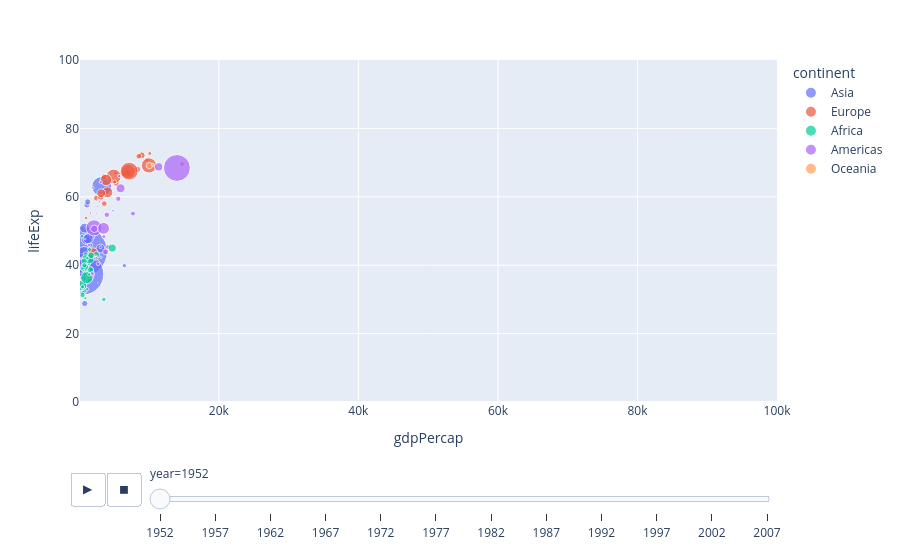

The notebook cell saved with this chart:
### Markdown cell above
* Affichons, par année le PIB brut par habitant en fonction de l'esperence de vie.

### Code cell
fig = px.scatter(df_new, x="gdpPercap", y="lifeExp", animation_frame="year", animation_group="country", color="continent",
                 
                 log_x=False,hover_name="country",size='pop', size_max=55, range_x=[100,100000], range_y=[0,100])


fig.show()

### Figure 1 — Plotly figure (JSON) as saved in the notebook; plotly's stock layout.template omitted (floating-point values rounded to 4 significant figures)
{"data": [{"hovertemplate": "<b>%{hovertext}</b><br><br>continent=Asia<br>year=1952<br>gdpPercap=%{x}<br>lifeExp=%{y}<br>pop=%{marker.size}<extra></extra>", "hovertext": ["Afghanistan", "Bahrain", "Bangladesh", "Cambodia", "China", "Hong Kong, China", "India", "Indonesia", "Iran", "Iraq", "Israel", "Japan", "Jordan", "Korea, Dem. Rep.", "Korea, Rep.", "Kuwait", "Lebanon", "Malaysia", "Mongolia", "Myanmar", "Nepal", "Oman", "Pakistan", "Philippines", "Saudi Arabia", "Singapore", "Sri Lanka", "Syria", "Taiwan", "Thailand", "Vietnam", "West Bank and Gaza", "Yemen, Rep."], "ids": ["Afghanistan", "Bahrain", "Bangladesh", "Cambodia", "China", "Hong Kong, China", "India", "Indonesia", "Iran", "Iraq", "Israel", "Japan", "Jordan", "Korea, Dem. Rep.", "Korea, Rep.", "Kuwait", "Lebanon", "Malaysia", "Mongolia", "Myanmar", "Nepal", "Oman", "Pakistan", "Philippines", "Saudi Arabia", "Singapore", "Sri Lanka", "Syria", "Taiwan", "Thailand", "Vietnam", "West Bank and Gaza", "Yemen, Rep."], "legendgroup": "Asia", "marker": {"color": "#636efa", "size": [8425333, 120447, 46886859, 4693836, 556263527, 2125900, 372000000, 82052000, 17272000, 5441766, 1620914, 86459025, 607914, 8865488, 20947571, 160000, 1439529, 6748378, 800663, 20092996, 9182536, 507833, 41346560, 22438691, 4005677, 1127000, 7982342, 3661549, 8550362, 21289402, 26246839, 1030585, 4963829], "sizemode": "area", "sizeref": 435900.0, "symbol": "circle"}, "mode": "markers", "name": "Asia", "orientation": "v", "showlegend": true, "type": "scatter", "x": [779.4, 9867.0, 684.2, 368.5, 400.4, 3054.0, 546.6, 749.7, 3035.0, 4130.0, 4087.0, 3217.0, 1547.0, 1088.0, 1031.0, 108400.0, 4835.0, 1831.0, 786.6, 331, 545.9, 1828.0, 684.6, 1273.0, 6460.0, 2315.0, 1084.0, 1643.0, 1207.0, 757.8, 605.1, 1516.0, 781.7], "xaxis": "x", "y": [28.8, 50.94, 37.48, 39.42, 44, 60.96, 37.37, 37.47, 44.87, 45.32, 65.39, 63.03, 43.16, 50.06, 47.45, 55.56, 55.93, 48.46, 42.24, 36.32, 36.16, 37.58, 43.44, 47.75, 39.88, 60.4, 57.59, 45.88, 58.5, 50.85, 40.41, 43.16, 32.55], "yaxis": "y"}, {"hovertemplate": "<b>%{hovertext}</b><br><br>continent=Europe<br>year=1952<br>gdpPercap=%{x}<br>lifeExp=%{y}<br>pop=%{marker.size}<extra></extra>", "hovertext": ["Albania", "Austria", "Belgium", "Bosnia and Herzegovina", "Bulgaria", "Croatia", "Czech Republic", "Denmark", "Finland", "France", "Germany", "Greece", "Hungary", "Iceland", "Ireland", "Italy", "Montenegro", "Netherlands", "Norway", "Poland", "Portugal", "Romania", "Serbia", "Slovak Republic", "Slovenia", "Spain", "Sweden", "Switzerland", "Turkey", "United Kingdom"], "ids": ["Albania", "Austria", "Belgium", "Bosnia and Herzegovina", "Bulgaria", "Croatia", "Czech Republic", "Denmark", "Finland", "France", "Germany", "Greece", "Hungary", "Iceland", "Ireland", "Italy", "Montenegro", "Netherlands", "Norway", "Poland", "Portugal", "Romania", "Serbia", "Slovak Republic", "Slovenia", "Spain", "Sweden", "Switzerland", "Turkey", "United Kingdom"], "legendgroup": "Europe", "marker": {"color": "#EF553B", "size": [1282697, 6927772, 8730405, 2791000, 7274900, 3882229, 9125183, 4334000, 4090500, 42459667, 69145952, 7733250, 9504000, 147962, 2952156, 47666000, 413834, 10381988, 3327728, 25730551, 8526050, 16630000, 6860147, 3558137, 1489518, 28549870, 7124673, 4815000, 22235677, 50430000], "sizemode": "area", "sizeref": 435900.0, "symbol": "circle"}, "mode": "markers", "name": "Europe", "orientation": "v", "showlegend": true, "type": "scatter", "x": [1601.0, 6137.0, 8343.0, 973.5, 2444.0, 3119.0, 6876.0, 9692.0, 6425.0, 7030.0, 7144.0, 3531.0, 5264.0, 7268.0, 5210.0, 4931.0, 2648.0, 8942.0, 10100.0, 4029.0, 3068.0, 3145.0, 3581.0, 5075.0, 4215.0, 3834.0, 8528.0, 14730.0, 1969.0, 9980.0], "xaxis": "x", "y": [55.23, 66.8, 68, 53.82, 59.6, 61.21, 66.87, 70.78, 66.55, 67.41, 67.5, 65.86, 64.03, 72.49, 66.91, 65.94, 59.16, 72.13, 72.67, 61.31, 59.82, 61.05, 58.0, 64.36, 65.57, 64.94, 71.86, 69.62, 43.59, 69.18], "yaxis": "y"}, {"hovertemplate": "<b>%{hovertext}</b><br><br>continent=Africa<br>year=1952<br>gdpPercap=%{x}<br>lifeExp=%{y}<br>pop=%{marker.size}<extra></extra>", "hovertext": ["Algeria", "Angola", "Benin", "Botswana", "Burkina Faso", "Burundi", "Cameroon", "Central African Republic", "Chad", "Comoros", "Congo, Dem. Rep.", "Congo, Rep.", "Cote d'Ivoire", "Djibouti", "Egypt", "Equatorial Guinea", "Eritrea", "Ethiopia", "Gabon", "Gambia", "Ghana", "Guinea", "Guinea-Bissau", "Kenya", "Lesotho", "Liberia", "Libya", "Madagascar", "Malawi", "Mali", "Mauritania", "Mauritius", "Morocco", "Mozambique", "Namibia", "Niger", "Nigeria", "Reunion", "Rwanda", "Sao Tome and Principe", "Senegal", "Sierra Leone", "Somalia", "South Africa", "Sudan", "Swaziland", "Tanzania", "Togo", "Tunisia", "Uganda", "Zambia", "Zimbabwe"], "ids": ["Algeria", "Angola", "Benin", "Botswana", "Burkina Faso", "Burundi", "Cameroon", "Central African Republic", "Chad", "Comoros", "Congo, Dem. Rep.", "Congo, Rep.", "Cote d'Ivoire", "Djibouti", "Egypt", "Equatorial Guinea", "Eritrea", "Ethiopia", "Gabon", "Gambia", "Ghana", "Guinea", "Guinea-Bissau", "Kenya", "Lesotho", "Liberia", "Libya", "Madagascar", "Malawi", "Mali", "Mauritania", "Mauritius", "Morocco", "Mozambique", "Namibia", "Niger", "Nigeria", "Reunion", "Rwanda", "Sao Tome and Principe", "Senegal", "Sierra Leone", "Somalia", "South Africa", "Sudan", "Swaziland", "Tanzania", "Togo", "Tunisia", "Uganda", "Zambia", "Zimbabwe"], "legendgroup": "Africa", "marker": {"color": "#00cc96", "size": [9279525, 4232095, 1738315, 442308, 4469979, 2445618, 5009067, 1291695, 2682462, 153936, 14100005, 854885, 2977019, 63149, 22223309, 216964, 1438760, 20860941, 420702, 284320, 5581001, 2664249, 580653, 6464046, 748747, 863308, 1019729, 4762912, 2917802, 3838168, 1022556, 516556, 9939217, 6446316, 485831, 3379468, 33119096, 257700, 2534927, 60011, 2755589, 2143249, 2526994, 14264935, 8504667, 290243, 8322925, 1219113, 3647735, 5824797, 2672000, 3080907], "sizemode": "area", "sizeref": 435900.0, "symbol": "circle"}, "mode": "markers", "name": "Africa", "orientation": "v", "showlegend": true, "type": "scatter", "x": [2449.0, 3521.0, 1063.0, 851.2, 543.3, 339.3, 1173.0, 1071.0, 1179.0, 1103.0, 780.5, 2126.0, 1389.0, 2670.0, 1419.0, 375.6, 328.9, 362.1, 4293.0, 485.2, 911.3, 510.2, 299.9, 853.5, 298.8, 575.6, 2388.0, 1443.0, 369.2, 452.3, 743.1, 1968.0, 1688.0, 468.5, 2424.0, 761.9, 1077.0, 2719.0, 493.3, 879.6, 1450.0, 879.8, 1136.0, 4725.0, 1616.0, 1148.0, 716.7, 859.8, 1468.0, 734.8, 1147.0, 406.9], "xaxis": "x", "y": [43.08, 30.02, 38.22, 47.62, 31.98, 39.03, 38.52, 35.46, 38.09, 40.72, 39.14, 42.11, 40.48, 34.81, 41.89, 34.48, 35.93, 34.08, 37.0, 30, 43.15, 33.61, 32.5, 42.27, 42.14, 38.48, 42.72, 36.68, 36.26, 33.69, 40.54, 50.99, 42.87, 31.29, 41.73, 37.44, 36.32, 52.72, 40, 46.47, 37.28, 30.33, 32.98, 45.01, 38.63, 41.41, 41.22, 38.6, 44.6, 39.98, 42.04, 48.45], "yaxis": "y"}, {"hovertemplate": "<b>%{hovertext}</b><br><br>continent=Americas<br>year=1952<br>gdpPercap=%{x}<br>lifeExp=%{y}<br>pop=%{marker.size}<extra></extra>", "hovertext": ["Argentina", "Bolivia", "Brazil", "Canada", "Chile", "Colombia", "Costa Rica", "Cuba", "Dominican Republic", "Ecuador", "El Salvador", "Guatemala", "Haiti", "Honduras", "Jamaica", "Mexico", "Nicaragua", "Panama", "Paraguay", "Peru", "Puerto Rico", "Trinidad and Tobago", "United States", "Uruguay", "Venezuela"], "ids": ["Argentina", "Bolivia", "Brazil", "Canada", "Chile", "Colombia", "Costa Rica", "Cuba", "Dominican Republic", "Ecuador", "El Salvador", "Guatemala", "Haiti", "Honduras", "Jamaica", "Mexico", "Nicaragua", "Panama", "Paraguay", "Peru", "Puerto Rico", "Trinidad and Tobago", "United States", "Uruguay", "Venezuela"], "legendgroup": "Americas", "marker": {"color": "#ab63fa", "size": [17876956, 2883315, 56602560, 14785584, 6377619, 12350771, 926317, 6007797, 2491346, 3548753, 2042865, 3146381, 3201488, 1517453, 1426095, 30144317, 1165790, 940080, 1555876, 8025700, 2227000, 662850, 157553000, 2252965, 5439568], "sizemode": "area", "sizeref": 435900.0, "symbol": "circle"}, "mode": "markers", "name": "Americas", "orientation": "v", "showlegend": true, "type": "scatter", "x": [5911.0, 2677.0, 2109.0, 11370.0, 3940.0, 2144.0, 2627.0, 5587.0, 1398.0, 3522.0, 3048.0, 2428.0, 1840.0, 2195.0, 2899.0, 3478.0, 3112.0, 2480.0, 1952.0, 3759.0, 3082.0, 3023.0, 13990.0, 5717.0, 7690.0], "xaxis": "x", "y": [62.48, 40.41, 50.92, 68.75, 54.74, 50.64, 57.21, 59.42, 45.93, 48.36, 45.26, 42.02, 37.58, 41.91, 58.53, 50.79, 42.31, 55.19, 62.65, 43.9, 64.28, 59.1, 68.44, 66.07, 55.09], "yaxis": "y"}, {"hovertemplate": "<b>%{hovertext}</b><br><br>continent=Oceania<br>year=1952<br>gdpPercap=%{x}<br>lifeExp=%{y}<br>pop=%{marker.size}<extra></extra>", "hovertext": ["Australia", "New Zealand"], "ids": ["Australia", "New Zealand"], "legendgroup": "Oceania", "marker": {"color": "#FFA15A", "size": [8691212, 1994794], "sizemode": "area", "sizeref": 435900.0, "symbol": "circle"}, "mode": "markers", "name": "Oceania", "orientation": "v", "showlegend": true, "type": "scatter", "x": [10040.0, 10560.0], "xaxis": "x", "y": [69.12, 69.39], "yaxis": "y"}], "layout": {"autosize": true, "legend": {"itemsizing": "constant", "title": {"text": "continent"}, "tracegroupgap": 0}, "margin": {"t": 60}, "sliders": [{"active": 0, "currentvalue": {"prefix": "year="}, "len": 0.9, "pad": {"b": 10, "t": 60}, "steps": [{"args": [["1952"], {"frame": {"duration": 0, "redraw": false}, "fromcurrent": true, "mode": "immediate", "transition": {"duration": 0, "easing": "linear"}}], "label": "1952", "method": "animate"}, {"args": [["1957"], {"frame": {"duration": 0, "redraw": false}, "fromcurrent": true, "mode": "immediate", "transition": {"duration": 0, "easing": "linear"}}], "label": "1957", "method": "animate"}, {"args": [["1962"], {"frame": {"duration": 0, "redraw": false}, "fromcurrent": true, "mode": "immediate", "transition": {"duration": 0, "easing": "linear"}}], "label": "1962", "method": "animate"}, {"args": [["1967"], {"frame": {"duration": 0, "redraw": false}, "fromcurrent": true, "mode": "immediate", "transition": {"duration": 0, "easing": "linear"}}], "label": "1967", "method": "animate"}, {"args": [["1972"], {"frame": {"duration": 0, "redraw": false}, "fromcurrent": true, "mode": "immediate", "transition": {"duration": 0, "easing": "linear"}}], "label": "1972", "method": "animate"}, {"args": [["1977"], {"frame": {"duration": 0, "redraw": false}, "fromcurrent": true, "mode": "immediate", "transition": {"duration": 0, "easing": "linear"}}], "label": "1977", "method": "animate"}, {"args": [["1982"], {"frame": {"duration": 0, "redraw": false}, "fromcurrent": true, "mode": "immediate", "transition": {"duration": 0, "easing": "linear"}}], "label": "1982", "method": "animate"}, {"args": [["1987"], {"frame": {"duration": 0, "redraw": false}, "fromcurrent": true, "mode": "immediate", "transition": {"duration": 0, "easing": "linear"}}], "label": "1987", "method": "animate"}, {"args": [["1992"], {"frame": {"duration": 0, "redraw": false}, "fromcurrent": true, "mode": "immediate", "transition": {"duration": 0, "easing": "linear"}}], "label": "1992", "method": "animate"}, {"args": [["1997"], {"frame": {"duration": 0, "redraw": false}, "fromcurrent": true, "mode": "immediate", "transition": {"duration": 0, "easing": "linear"}}], "label": "1997", "method": "animate"}, {"args": [["2002"], {"frame": {"duration": 0, "redraw": false}, "fromcurrent": true, "mode": "immediate", "transition": {"duration": 0, "easing": "linear"}}], "label": "2002", "method": "animate"}, {"args": [["2007"], {"frame": {"duration": 0, "redraw": false}, "fromcurrent": true, "mode": "immediate", "transition": {"duration": 0, "easing": "linear"}}], "label": "2007", "method": "animate"}], "x": 0.1, "xanchor": "left", "y": 0, "yanchor": "top"}], "updatemenus": [{"buttons": [{"args": [null, {"frame": {"duration": 500, "redraw": false}, "fromcurrent": true, "mode": "immediate", "transition": {"duration": 500, "easing": "linear"}}], "label": "&#9654;", "method": "animate"}, {"args": [[null], {"frame": {"duration": 0, "redraw": false}, "fromcurrent": true, "mode": "immediate", "transition": {"duration": 0, "easing": "linear"}}], "label": "&#9724;", "method": "animate"}], "direction": "left", "pad": {"r": 10, "t": 70}, "showactive": false, "type": "buttons", "x": 0.1, "xanchor": "right", "y": 0, "yanchor": "top"}], "xaxis": {"anchor": "y", "domain": [0, 1], "range": [100, 100000], "title": {"text": "gdpPercap"}, "type": "linear"}, "yaxis": {"anchor": "x", "domain": [0, 1], "range": [0, 100], "title": {"text": "lifeExp"}, "type": "linear"}}}
